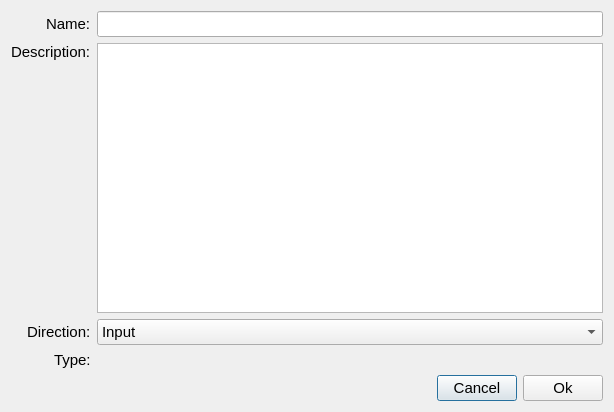
<?xml version="1.0" encoding="UTF-8"?>
<ui version="4.0">
 <class>EditableDatasetTableModelEditDialog</class>
 <widget class="QDialog" name="EditableDatasetTableModelEditDialog">
  <property name="geometry">
   <rect>
    <x>0</x>
    <y>0</y>
    <width>614</width>
    <height>412</height>
   </rect>
  </property>
  <property name="windowTitle">
   <string>Dialog</string>
  </property>
  <layout class="QVBoxLayout" name="verticalLayout">
   <item>
    <layout class="QGridLayout" name="gridLayout">
     <item row="0" column="0" alignment="Qt::AlignRight|Qt::AlignVCenter">
      <widget class="QLabel" name="label">
       <property name="font">
        <font>
         <pointsize>11</pointsize>
        </font>
       </property>
       <property name="text">
        <string>Name:</string>
       </property>
      </widget>
     </item>
     <item row="0" column="1">
      <widget class="QLineEdit" name="lineEditAttributeName">
       <property name="font">
        <font>
         <pointsize>11</pointsize>
        </font>
       </property>
      </widget>
     </item>
     <item row="1" column="0" alignment="Qt::AlignRight|Qt::AlignTop">
      <widget class="QLabel" name="label_2">
       <property name="font">
        <font>
         <pointsize>11</pointsize>
        </font>
       </property>
       <property name="text">
        <string>Description:</string>
       </property>
      </widget>
     </item>
     <item row="1" column="1">
      <widget class="QPlainTextEdit" name="plainTextEditAttributeDescription">
       <property name="font">
        <font>
         <pointsize>11</pointsize>
        </font>
       </property>
      </widget>
     </item>
     <item row="2" column="0" alignment="Qt::AlignRight|Qt::AlignVCenter">
      <widget class="QLabel" name="label_3">
       <property name="font">
        <font>
         <pointsize>11</pointsize>
        </font>
       </property>
       <property name="text">
        <string>Direction:</string>
       </property>
      </widget>
     </item>
     <item row="2" column="1">
      <widget class="QComboBox" name="comboBoxAttributeDirection">
       <property name="font">
        <font>
         <pointsize>11</pointsize>
        </font>
       </property>
       <item>
        <property name="text">
         <string>Input</string>
        </property>
       </item>
       <item>
        <property name="text">
         <string>Output</string>
        </property>
       </item>
       <item>
        <property name="text">
         <string>Bidirectional</string>
        </property>
       </item>
      </widget>
     </item>
     <item row="3" column="0" alignment="Qt::AlignRight|Qt::AlignTop">
      <widget class="QLabel" name="label_4">
       <property name="font">
        <font>
         <pointsize>11</pointsize>
        </font>
       </property>
       <property name="text">
        <string>Type:</string>
       </property>
      </widget>
     </item>
     <item row="3" column="1">
      <widget class="EditableDatasetAttributeSubtypeWidget" name="widgetAttributeSubtypesEditor" native="true"/>
     </item>
    </layout>
   </item>
   <item>
    <layout class="QHBoxLayout" name="horizontalLayout">
     <item>
      <spacer name="horizontalSpacer">
       <property name="orientation">
        <enum>Qt::Horizontal</enum>
       </property>
       <property name="sizeHint" stdset="0">
        <size>
         <width>40</width>
         <height>20</height>
        </size>
       </property>
      </spacer>
     </item>
     <item>
      <widget class="QPushButton" name="pushButtonCancel">
       <property name="font">
        <font>
         <pointsize>11</pointsize>
        </font>
       </property>
       <property name="text">
        <string>Cancel</string>
       </property>
      </widget>
     </item>
     <item>
      <widget class="QPushButton" name="pushButtonOk">
       <property name="font">
        <font>
         <pointsize>11</pointsize>
        </font>
       </property>
       <property name="text">
        <string>Ok</string>
       </property>
      </widget>
     </item>
    </layout>
   </item>
  </layout>
 </widget>
 <customwidgets>
  <customwidget>
   <class>EditableDatasetAttributeSubtypeWidget</class>
   <extends>QWidget</extends>
   <header>data/editor/dataset/EditableDatasetAttributeSubtypeWidget.h</header>
   <container>1</container>
  </customwidget>
 </customwidgets>
 <resources/>
 <connections/>
</ui>
